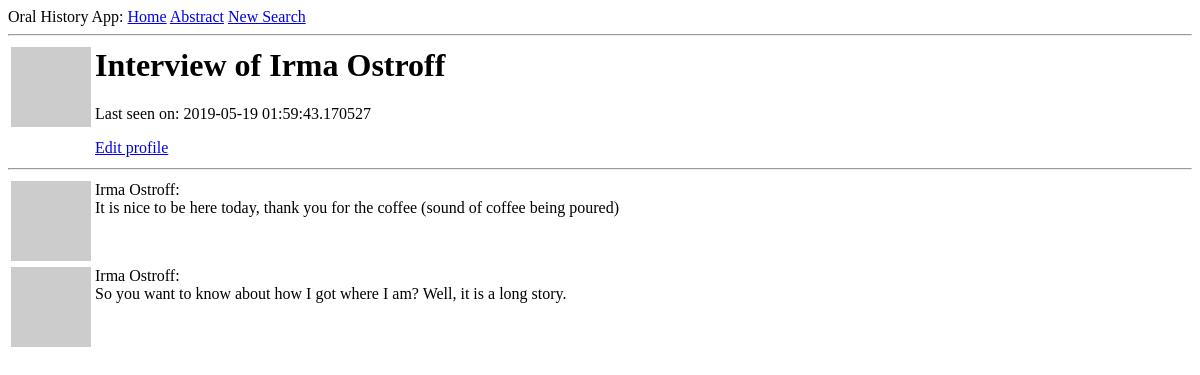
Page /user/Irma Ostroff (signed in) on the earlier database version.
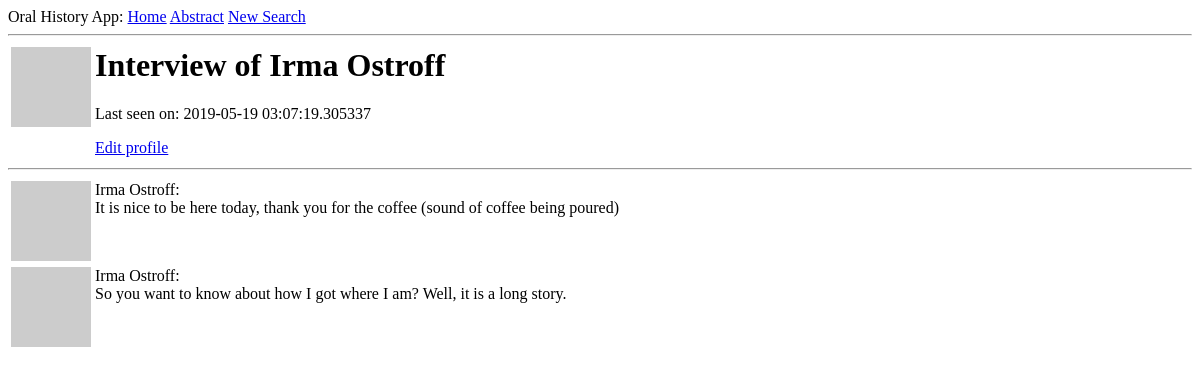
Same page on the later database version.
### app/models.py (models this page shows, shortened)
class User(UserMixin, db.Model):
    id = db.Column(db.Integer, primary_key=True)
    username = db.Column(db.String(64), index=True, unique=True)
    email = db.Column(db.String(120), index=True, unique=True)
    password_hash = db.Column(db.String(128))
    posts = db.relationship('Post', backref='author', lazy='dynamic')
    about_me = db.Column(db.String(140))
    last_seen = db.Column(db.DateTime, default=datetime.utcnow)
    def avatar(self, size):
        digest = md5(self.email.lower().encode('utf-8')).hexdigest()
        return 'https://www.gravatar.com/avatar/{}?d=identicon&s={}'.format(
            digest, size)

### app/routes.py (the view)
@app.route('/user/<username>')
@login_required
def user(username):
    user = User.query.filter_by(username=username).first_or_404()
    posts = [
        {'author': user, 'body': 'It is nice to be here today, thank you for the coffee (sound of coffee being poured)'},
        {'author': user, 'body': 'So you want to know about how I got where I am? Well, it is a long story.'}
    ]
    return render_template('user.html', user=user, posts=posts)

### app/models.py (called while the page is built)
@login.user_loader
def load_user(id):
    return User.query.get(int(id))

### app/routes.py (called while the page is built)
@app.before_request
def before_request():
    if current_user.is_authenticated:
        current_user.last_seen = datetime.utcnow()
        db.session.commit()

### app/templates/user.html (shortened to what this page needs)
{% extends "base.html" %}
{% block content %}
    <table>
        <tr valign="top">
            <td><img src="{{ user.avatar(128) }}"></td>
            <td>
                <h1>Interview of {{ user.username }}</h1>
                {% if user.last_seen %}<p>Last seen on: {{ user.last_seen }}</p>{% endif %}
                {% if user == current_user %}
                <p><a href="{{ url_for('edit_profile') }}">Edit profile</a></p>
                {% endif %}
            </td>
        </tr>
    </table>
    <hr>
    {% for post in posts %}
        {% include '_post.html' %}
    {% endfor %}
{% endblock %}

### app/templates/base.html (shortened to what this page needs)
<html>
    <head>
    </head>
    <body>
        <div>
            Oral History App:
            <a href="{{ url_for('index') }}">Home</a>
            {% if current_user.is_anonymous %}
            <a href="{{ url_for('login') }}">Find</a>
            {% else %}
            <a href="{{ url_for('user', username=current_user.username) }}">Abstract</a>
            <a href="{{ url_for('logout') }}">New Search</a>
            {% endif %}
        </div>
        <hr>
        {% block content %}{% endblock %}
    </body>
</html>

### app/templates/_post.html
<table>
    <tr valign="top">
        <td><img src="{{ post.author.avatar(36) }}"></td>
        <td>{{ post.author.username }}:<br>{{ post.body }}</td>
    </tr>
</table>

Differences in the rows shown:
changed User "Irma Ostroff": last_seen "2019-05-19 01:59:43.170527" → "2019-05-19 03:07:19.305337"
